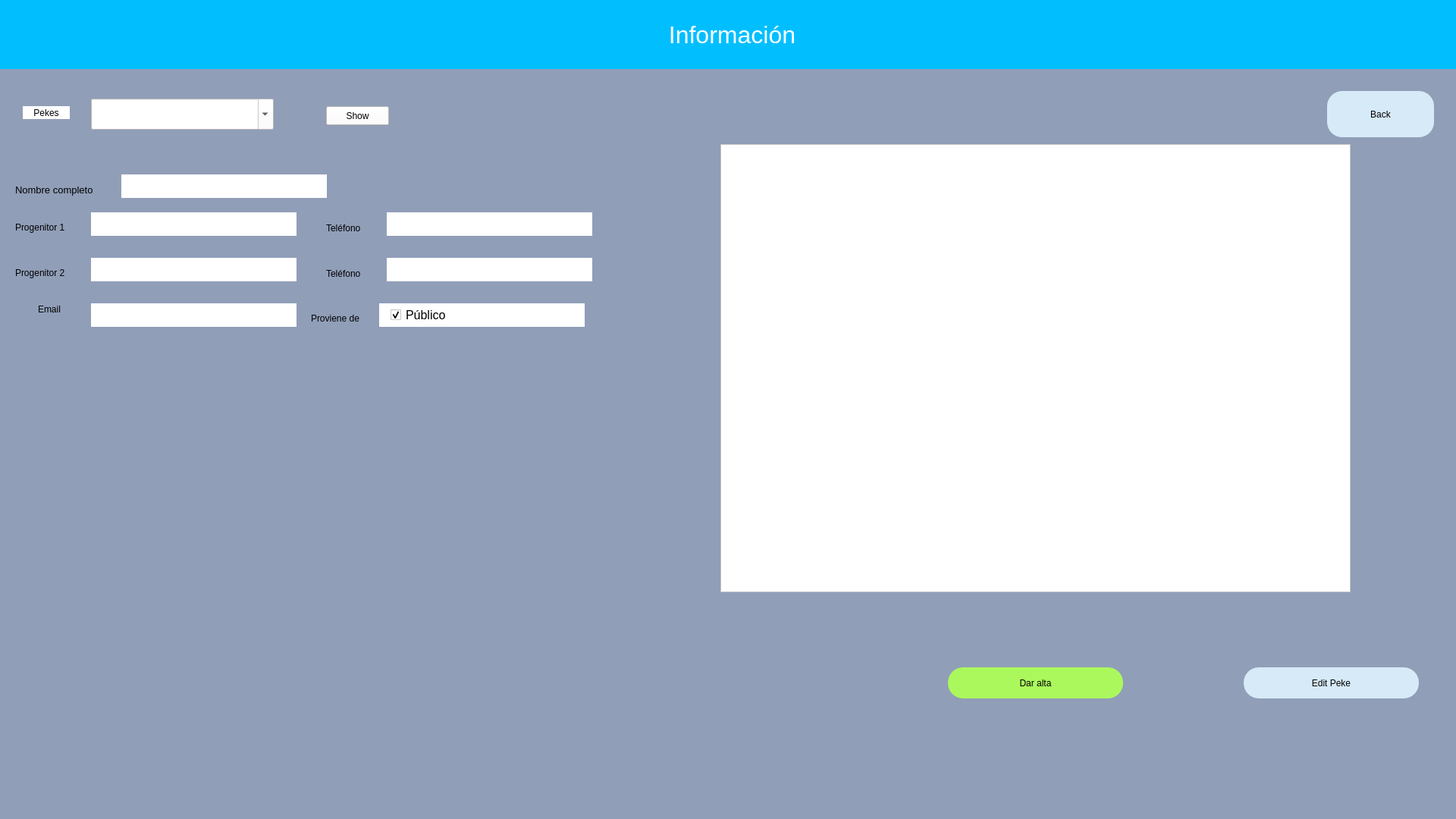
<?xml version="1.0" encoding="UTF-8"?>
<ui version="4.0">
 <class>Calendar</class>
 <widget class="QWidget" name="Calendar">
  <property name="geometry">
   <rect>
    <x>0</x>
    <y>0</y>
    <width>1920</width>
    <height>1080</height>
   </rect>
  </property>
  <property name="windowTitle">
   <string>Form</string>
  </property>
  <property name="styleSheet">
   <string notr="true">background-color:rgb(144, 158, 184);</string>
  </property>
  <widget class="QLabel" name="label">
   <property name="geometry">
    <rect>
     <x>-10</x>
     <y>0</y>
     <width>1951</width>
     <height>91</height>
    </rect>
   </property>
   <property name="styleSheet">
    <string notr="true">
color:white;
font-size: 32px;
background: #01BFFF;
</string>
   </property>
   <property name="text">
    <string>Información</string>
   </property>
   <property name="alignment">
    <set>Qt::AlignCenter</set>
   </property>
  </widget>
  <widget class="QComboBox" name="ComboPekes">
   <property name="geometry">
    <rect>
     <x>120</x>
     <y>130</y>
     <width>241</width>
     <height>41</height>
    </rect>
   </property>
   <property name="styleSheet">
    <string notr="true">color: black; 
background: white;
</string>
   </property>
   <property name="editable">
    <bool>true</bool>
   </property>
  </widget>
  <widget class="QLabel" name="label_2">
   <property name="geometry">
    <rect>
     <x>30</x>
     <y>140</y>
     <width>62</width>
     <height>17</height>
    </rect>
   </property>
   <property name="styleSheet">
    <string notr="true">background: white;</string>
   </property>
   <property name="text">
    <string>Pekes</string>
   </property>
   <property name="alignment">
    <set>Qt::AlignCenter</set>
   </property>
  </widget>
  <widget class="QListWidget" name="ShowListWidget">
   <property name="geometry">
    <rect>
     <x>950</x>
     <y>190</y>
     <width>831</width>
     <height>591</height>
    </rect>
   </property>
   <property name="styleSheet">
    <string notr="true">background:white</string>
   </property>
  </widget>
  <widget class="QPushButton" name="BtnShow">
   <property name="geometry">
    <rect>
     <x>430</x>
     <y>140</y>
     <width>83</width>
     <height>25</height>
    </rect>
   </property>
   <property name="styleSheet">
    <string notr="true">background: white;</string>
   </property>
   <property name="text">
    <string>Show</string>
   </property>
  </widget>
  <widget class="QLabel" name="lblcount">
   <property name="geometry">
    <rect>
     <x>1010</x>
     <y>830</y>
     <width>471</width>
     <height>31</height>
    </rect>
   </property>
   <property name="styleSheet">
    <string notr="true">font-size:13pt
</string>
   </property>
   <property name="text">
    <string/>
   </property>
  </widget>
  <widget class="QLabel" name="lblNombre">
   <property name="geometry">
    <rect>
     <x>20</x>
     <y>240</y>
     <width>121</width>
     <height>20</height>
    </rect>
   </property>
   <property name="font">
    <font>
     <family>MS Shell Dlg 2</family>
     <pointsize>10</pointsize>
     <weight>50</weight>
     <italic>false</italic>
     <bold>false</bold>
    </font>
   </property>
   <property name="styleSheet">
    <string notr="true">font: 10pt &quot;MS Shell Dlg 2&quot;;</string>
   </property>
   <property name="text">
    <string>Nombre completo</string>
   </property>
  </widget>
  <widget class="QLabel" name="lblProge1">
   <property name="geometry">
    <rect>
     <x>20</x>
     <y>290</y>
     <width>81</width>
     <height>20</height>
    </rect>
   </property>
   <property name="styleSheet">
    <string notr="true">font: 10pt &quot;MS Shell Dlg 2&quot;;</string>
   </property>
   <property name="text">
    <string>Progenitor 1</string>
   </property>
  </widget>
  <widget class="QLabel" name="lblTfn2">
   <property name="geometry">
    <rect>
     <x>430</x>
     <y>350</y>
     <width>61</width>
     <height>21</height>
    </rect>
   </property>
   <property name="styleSheet">
    <string notr="true">font: 10pt &quot;MS Shell Dlg 2&quot;;</string>
   </property>
   <property name="text">
    <string>Teléfono</string>
   </property>
  </widget>
  <widget class="QLabel" name="lblTfn1">
   <property name="geometry">
    <rect>
     <x>430</x>
     <y>290</y>
     <width>61</width>
     <height>21</height>
    </rect>
   </property>
   <property name="styleSheet">
    <string notr="true">font: 10pt &quot;MS Shell Dlg 2&quot;;</string>
   </property>
   <property name="text">
    <string>Teléfono</string>
   </property>
  </widget>
  <widget class="QLabel" name="lblEmail">
   <property name="geometry">
    <rect>
     <x>50</x>
     <y>400</y>
     <width>51</width>
     <height>16</height>
    </rect>
   </property>
   <property name="styleSheet">
    <string notr="true">font: 10pt &quot;MS Shell Dlg 2&quot;;</string>
   </property>
   <property name="text">
    <string>Email</string>
   </property>
  </widget>
  <widget class="QLabel" name="lblProge2">
   <property name="geometry">
    <rect>
     <x>20</x>
     <y>350</y>
     <width>81</width>
     <height>20</height>
    </rect>
   </property>
   <property name="styleSheet">
    <string notr="true">font: 10pt &quot;MS Shell Dlg 2&quot;;</string>
   </property>
   <property name="text">
    <string>Progenitor 2</string>
   </property>
  </widget>
  <widget class="QLabel" name="lblOrigne">
   <property name="geometry">
    <rect>
     <x>410</x>
     <y>410</y>
     <width>81</width>
     <height>20</height>
    </rect>
   </property>
   <property name="styleSheet">
    <string notr="true">font: 10pt &quot;MS Shell Dlg 2&quot;;</string>
   </property>
   <property name="text">
    <string>Proviene de</string>
   </property>
  </widget>
  <widget class="QLineEdit" name="progenitor1field">
   <property name="geometry">
    <rect>
     <x>120</x>
     <y>280</y>
     <width>271</width>
     <height>31</height>
    </rect>
   </property>
   <property name="styleSheet">
    <string notr="true">background-color:white;
border-radius: 20px;
font: 12pt &quot;MS Shell Dlg 2&quot;;</string>
   </property>
  </widget>
  <widget class="QLineEdit" name="emailfield">
   <property name="geometry">
    <rect>
     <x>120</x>
     <y>400</y>
     <width>271</width>
     <height>31</height>
    </rect>
   </property>
   <property name="styleSheet">
    <string notr="true">background-color:white;
border-radius: 20px;
font: 12pt &quot;MS Shell Dlg 2&quot;;</string>
   </property>
  </widget>
  <widget class="QLineEdit" name="tfn1field">
   <property name="geometry">
    <rect>
     <x>510</x>
     <y>280</y>
     <width>271</width>
     <height>31</height>
    </rect>
   </property>
   <property name="styleSheet">
    <string notr="true">background-color:white;
border-radius: 20px;
font: 12pt &quot;MS Shell Dlg 2&quot;;</string>
   </property>
  </widget>
  <widget class="QLineEdit" name="progenitor2field">
   <property name="geometry">
    <rect>
     <x>120</x>
     <y>340</y>
     <width>271</width>
     <height>31</height>
    </rect>
   </property>
   <property name="styleSheet">
    <string notr="true">background-color:white;
border-radius: 20px;
font: 12pt &quot;MS Shell Dlg 2&quot;;</string>
   </property>
  </widget>
  <widget class="QLineEdit" name="nombrefield">
   <property name="geometry">
    <rect>
     <x>160</x>
     <y>230</y>
     <width>271</width>
     <height>31</height>
    </rect>
   </property>
   <property name="styleSheet">
    <string notr="true">background-color:white;
border-radius: 20px;
font: 12pt &quot;MS Shell Dlg 2&quot;;</string>
   </property>
   <property name="text">
    <string/>
   </property>
  </widget>
  <widget class="QLineEdit" name="tfn2field">
   <property name="geometry">
    <rect>
     <x>510</x>
     <y>340</y>
     <width>271</width>
     <height>31</height>
    </rect>
   </property>
   <property name="styleSheet">
    <string notr="true">background-color:white;
border-radius: 20px;
font: 12pt &quot;MS Shell Dlg 2&quot;;</string>
   </property>
  </widget>
  <widget class="QCheckBox" name="Public">
   <property name="geometry">
    <rect>
     <x>500</x>
     <y>400</y>
     <width>271</width>
     <height>31</height>
    </rect>
   </property>
   <property name="font">
    <font>
     <family>MS Shell Dlg 2</family>
     <pointsize>12</pointsize>
     <weight>50</weight>
     <italic>false</italic>
     <bold>false</bold>
    </font>
   </property>
   <property name="styleSheet">
    <string notr="true">background-color:white;
border-radius: 20px;
font: 12pt &quot;MS Shell Dlg 2&quot;;
padding-left: 15px</string>
   </property>
   <property name="text">
    <string>Público</string>
   </property>
   <property name="checked">
    <bool>true</bool>
   </property>
  </widget>
  <widget class="QPushButton" name="BtnEdit">
   <property name="geometry">
    <rect>
     <x>1640</x>
     <y>880</y>
     <width>231</width>
     <height>41</height>
    </rect>
   </property>
   <property name="styleSheet">
    <string notr="true">border-radius:20px;
background-color: rgb(214, 234, 248);
font: 14pt &quot;MS Shell Dlg 2&quot;;</string>
   </property>
   <property name="text">
    <string>Edit Peke</string>
   </property>
  </widget>
  <widget class="QPushButton" name="BtnBack">
   <property name="geometry">
    <rect>
     <x>1750</x>
     <y>120</y>
     <width>141</width>
     <height>61</height>
    </rect>
   </property>
   <property name="styleSheet">
    <string notr="true">border-radius:20px;
background-color: rgb(214, 234, 248);
font: 14pt &quot;MS Shell Dlg 2&quot;;
</string>
   </property>
   <property name="text">
    <string>Back</string>
   </property>
  </widget>
  <widget class="QPushButton" name="BtnDarAlta">
   <property name="geometry">
    <rect>
     <x>1250</x>
     <y>880</y>
     <width>231</width>
     <height>41</height>
    </rect>
   </property>
   <property name="styleSheet">
    <string notr="true">border-radius:20px;
background-color: rgb(171, 248, 93);
font: 14pt &quot;MS Shell Dlg 2&quot;;</string>
   </property>
   <property name="text">
    <string>Dar alta</string>
   </property>
  </widget>
 </widget>
 <resources/>
 <connections/>
</ui>
